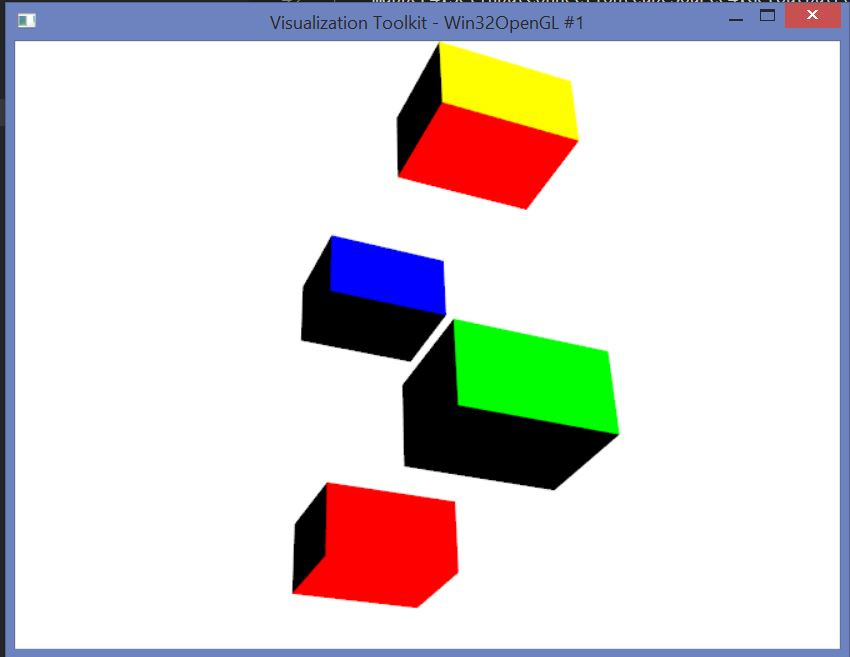

Recreate this plot in Python.
import vtk


def main():
    cubeSource = vtk.vtkCubeSource()
    cubeSource.SetCenter (0,0,0)
    cubeSource.SetXLength (2.5)
    cubeSource.SetYLength (3.5)
    cubeSource.SetZLength (4.5)
    
    # Create a mapper and actor
    mapper = vtk.vtkPolyDataMapper()
    mapper.SetInputConnection(cubeSource.GetOutputPort())
    #1
    actor = vtk.vtkActor()
    actor.SetMapper(mapper)
    actor.GetProperty().SetColor(255, 0, 0)
    #2
    cubeSource2 = vtk.vtkCubeSource()
    cubeSource2.SetCenter (0,10,0)
    cubeSource2.SetXLength (2.5)
    cubeSource2.SetYLength (3.5)
    cubeSource2.SetZLength (4.5)
    mapper2 = vtk.vtkPolyDataMapper()
    mapper2.SetInputConnection(cubeSource2.GetOutputPort())
    actor2 = vtk.vtkActor()
    actor2.SetMapper(mapper2)
    actor2.GetProperty().SetColor(0, 255, 0)

    #3
    cubeSource3 = vtk.vtkCubeSource()
    cubeSource3.SetCenter (10,0,0)
    cubeSource3.SetXLength (2.5)
    cubeSource3.SetYLength (3.5)
    cubeSource3.SetZLength (4.5)
    mapper3 = vtk.vtkPolyDataMapper()
    mapper3.SetInputConnection(cubeSource3.GetOutputPort())
    actor3 = vtk.vtkActor()
    actor3.SetMapper(mapper3)
    actor3.GetProperty().SetColor(0, 0, 255)

    #4
    cubeSource4 = vtk.vtkCubeSource()
    cubeSource4.SetCenter (10,10,0)
    cubeSource4.SetXLength (2.5)
    cubeSource4.SetYLength (3.5)
    cubeSource4.SetZLength (4.5)
    mapper4 = vtk.vtkPolyDataMapper()
    mapper4.SetInputConnection(cubeSource4.GetOutputPort())
    actor4 = vtk.vtkActor()
    actor4.SetMapper(mapper4)
    actor4.GetProperty().SetColor(255, 255, 0)

    #lightwhite
    lightWhite = vtk.vtkLight()
    lightWhite.SetPosition(100.0, 100.0, 0.0)
    lightWhite.SetColor(1.0, 1.0, 1.0)
    lightWhite.SetIntensity(0.2)

    #lightred
    lightRed = vtk.vtkLight()
    lightRed.SetColor(1.0, 0.0, 0.0)
    lightRed.SetPosition(-100, 0.0, 0.0)
    lightRed.SetIntensity(0.7)

    #lightblue
    lightBlue = vtk.vtkLight()
    lightBlue.SetColor(0.0, 0.0, 1.0)
    lightBlue.SetPosition(100.0, 0.0, 10.0)
    lightBlue.SetIntensity(0.3)

    # Visualize
    renderer = vtk.vtkRenderer()
    renderWindow = vtk.vtkRenderWindow()
    renderWindow.AddRenderer(renderer)
    renderWindowInteractor = vtk.vtkRenderWindowInteractor()
    renderWindowInteractor.SetRenderWindow(renderWindow)
    renderer.AddActor(actor)
    renderer.AddActor(actor2)
    renderer.AddActor(actor3)
    renderer.AddActor(actor4)

    renderer.AddLight(lightWhite)
    renderer.AddLight(lightRed)
    renderer.AddLight(lightBlue)
    renderer.SetBackground(1,1,1)
    renderWindow.Render()
    renderWindowInteractor.Start()


if __name__ == "__main__":
    main()
